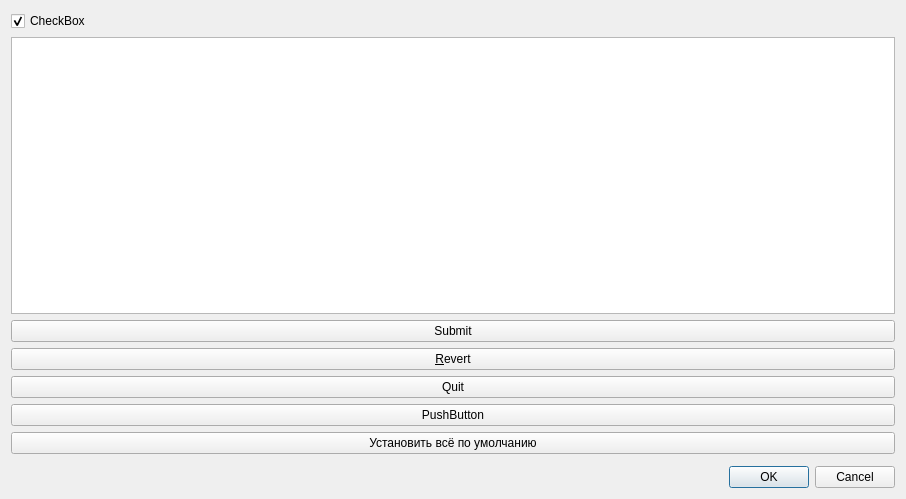
<?xml version="1.0" encoding="UTF-8"?>
<ui version="4.0">
 <class>SETTINGS_AND_DATA</class>
 <widget class="QDialog" name="SETTINGS_AND_DATA">
  <property name="geometry">
   <rect>
    <x>0</x>
    <y>0</y>
    <width>906</width>
    <height>499</height>
   </rect>
  </property>
  <property name="windowTitle">
   <string>Dialog</string>
  </property>
  <layout class="QVBoxLayout" name="verticalLayout">
   <item>
    <widget class="QCheckBox" name="checkBox">
     <property name="text">
      <string>CheckBox</string>
     </property>
     <property name="checked">
      <bool>true</bool>
     </property>
    </widget>
   </item>
   <item>
    <widget class="QTableView" name="tableView"/>
   </item>
   <item>
    <widget class="QPushButton" name="submitButton">
     <property name="text">
      <string>Submit</string>
     </property>
    </widget>
   </item>
   <item>
    <widget class="QPushButton" name="revertButton">
     <property name="text">
      <string>&amp;Revert</string>
     </property>
    </widget>
   </item>
   <item>
    <widget class="QPushButton" name="quitButton">
     <property name="text">
      <string>Quit</string>
     </property>
    </widget>
   </item>
   <item>
    <widget class="QPushButton" name="pushButton_4">
     <property name="text">
      <string>PushButton</string>
     </property>
    </widget>
   </item>
   <item>
    <widget class="QPushButton" name="defaultButton">
     <property name="text">
      <string>Установить всё по умолчанию</string>
     </property>
    </widget>
   </item>
   <item>
    <widget class="QWidget" name="widget" native="true"/>
   </item>
   <item>
    <widget class="QDialogButtonBox" name="buttonBox">
     <property name="orientation">
      <enum>Qt::Horizontal</enum>
     </property>
     <property name="standardButtons">
      <set>QDialogButtonBox::Cancel|QDialogButtonBox::Ok</set>
     </property>
    </widget>
   </item>
  </layout>
 </widget>
 <resources/>
 <connections>
  <connection>
   <sender>buttonBox</sender>
   <signal>accepted()</signal>
   <receiver>SETTINGS_AND_DATA</receiver>
   <slot>accept()</slot>
   <hints>
    <hint type="sourcelabel">
     <x>248</x>
     <y>254</y>
    </hint>
    <hint type="destinationlabel">
     <x>157</x>
     <y>274</y>
    </hint>
   </hints>
  </connection>
  <connection>
   <sender>buttonBox</sender>
   <signal>rejected()</signal>
   <receiver>SETTINGS_AND_DATA</receiver>
   <slot>reject()</slot>
   <hints>
    <hint type="sourcelabel">
     <x>316</x>
     <y>260</y>
    </hint>
    <hint type="destinationlabel">
     <x>286</x>
     <y>274</y>
    </hint>
   </hints>
  </connection>
 </connections>
</ui>
